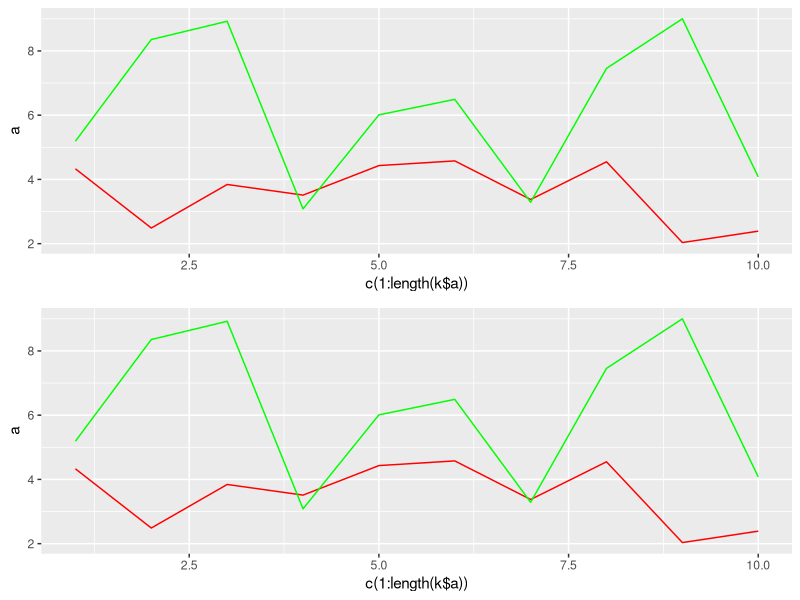

This figure's R source:
library(ggplot2)
library(gridExtra)

a = runif(10,1,5)
b = runif(10,3,10)
k = as.data.frame(cbind(a,b))

train_fit <- ggplot(k, aes(c(1:length(k$a)),a)) +
  geom_line(color='red') +
  geom_line(aes(c(1:length(k$b)),b), color="green")

test_fit <- ggplot(k, aes(c(1:length(k$a)),a)) +
  geom_line(color='red') +
  geom_line(aes(c(1:length(k$b)),b), color="green")

grid.arrange(train_fit,test_fit ,ncol=1, nrow =2)



# check
# http://www.sthda.com/english/wiki/ggplot2-easy-way-to-mix-multiple-graphs-on-the-same-page-r-software-and-data-visualization
